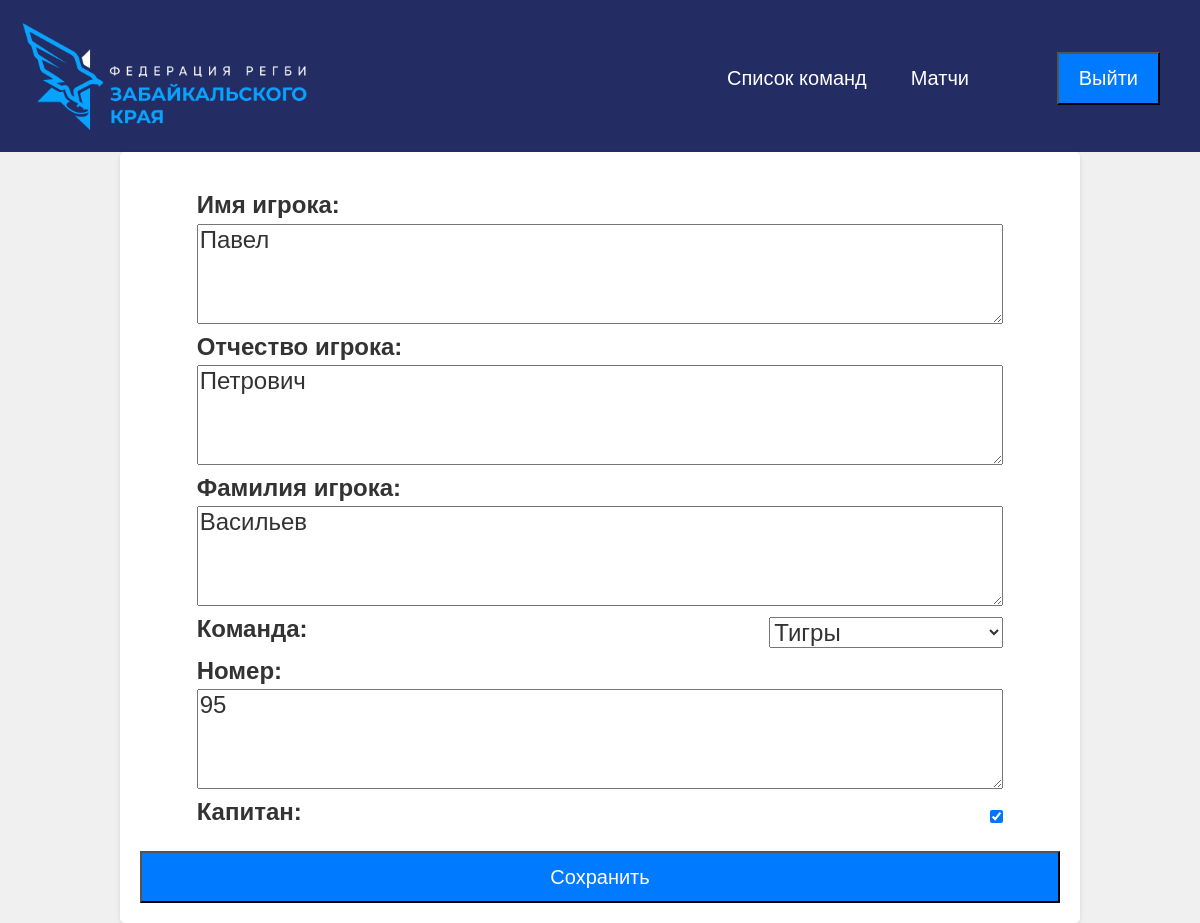
Screenshot of /edit_player/29/ with the database file from the repository.
### trener/models.py (models this page shows, shortened)
class Player(models.Model):
    FName=models.TextField(max_length=100)
    SName=models.TextField(max_length=100, blank=True)
    LName=models.TextField(max_length=100)
    Team=models.ForeignKey(Team, related_name='teamdetail', on_delete=models.CASCADE)
    Number=models.TextField()
    Capitan=models.BooleanField(default=False)
    class Meta:
        verbose_name = 'Игрок'
        verbose_name_plural = 'Игроки'

### trener/views.py (the view)
# urls.py: path('edit_player/<int:pk>/',views.edit_player,name='edit_player'),
def edit_player(request,pk):
    player = get_object_or_404(Player, pk=pk)
    if request.method == 'POST':
        form = PlayerForm(request.POST,instance=player)
        if form.is_valid():
            form.save()
            return redirect(request.session.get('prev_page', '/'))
    else:
        form = PlayerForm(initial={'FName':player.FName,'SName':player.SName,'LName':player.LName, 'Team':player.Team, 'Number':player.Number, 'Capitan':player.Capitan})
    request.session['prev_page'] = request.META.get('HTTP_REFERER', '/')
    return render(request,'playerAdd.html',{'form': form})

### trener/forms.py
class PlayerForm(forms.ModelForm):
    def __init__(self, *args, **kwargs):
        super(PlayerForm, self).__init__(*args, **kwargs)
        self.fields['FName'].label = 'Имя игрока'
        self.fields['SName'].label = 'Отчество игрока'
        self.fields['LName'].label = 'Фамилия игрока'
        self.fields['Team'].label = 'Команда'
        self.fields['Number'].label = 'Номер'
        self.fields['Capitan'].label = 'Капитан'
    class Meta:
        model=Player
        fields=['FName','SName','LName', 'Team', 'Number', 'Capitan']

### trener/models.py (called while the page is built)
    def __str__(self):
        return self.Name

### templates/playerAdd.html (shortened to what this page needs)
{% extends 'base.html' %}
{% block content %}
<div class="container">
<form  method="post">
    <div class="con">
    <h3 class="form">{{ form.as_p }}</h3>
        <button type="submit" class="button">Сохранить</button>
    </div>
</form>
</div>
{% endblock %}

### static/css/style1.css (style rules this page uses)
body { font-family: sans-serif; margin: 0; padding: 0; background-color: #f0f0f0; }
.container { width: 80%; margin: 0 auto; padding: 20px; background-color: #fff; border-radius: 5px; box-shadow: 0 2px 5px rgba(0, 0, 0, 0.1); }
.button { display: block; padding: 10px 20px; background-color: #007bff; color: #fff; text-align: center; text-decoration: none; cursor: pointer; font-size: 20px; }
.form { display: flex; flex-wrap: nowrap; flex-direction: column; justify-content: center; }
.form p textarea { width: 100%; height: 100px; }
.form p { display: flex; font-size: 24px; align-items: center; justify-content: space-between; flex-wrap: wrap; }
.form label { margin-right: 20px; }
.form .input, .button, .select, .textarea { width: 100%; }
.con { display: flex; flex-wrap: wrap; justify-content: center; align-items: center; }

### rows the page displays
Player: FName "Павел", SName "Петрович", LName "Васильев", Team "Тигры", Number "95", Capitan "☑"
